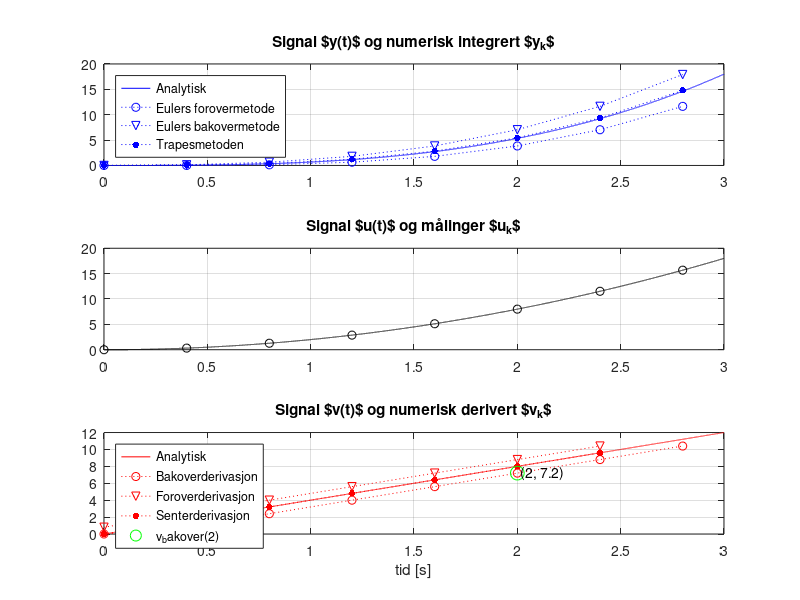

Write MATLAB code to recreate this figure.
%-----------------------------------------------------------------------
%% a) foregår i Simulink

%%

%-----------------------------------------------------------------------
%% b) Numerisk integrasjon og derivasjon i Matlab
% Sammenligning mot analytiske uttrykk
clear; close all; clc


% - - - - - - - - - - - - - - - - - - - - - - - - - - - - - - - - -
% Starter først med "fasiten", hvor vi definerer kontinuerlig "tid"
% og analytiske uttrykk for u(t), y(t) og v(t) tilsvarende
% ligningene (3), (4) og (5) i oppgaven. Det vil si:
%
% u(t) = 2*t^2
% y(t) = 2/3*t^3, integrert av u(t)
% v(t) = 4*t, derivert av u(t)
%
% Liten verdi på "delta_t" her gir tilnærmet kontinuerlig tid.
% Benytter syntaks "tid" for å skille det fra diskret vektor "t"
% som brukes for t(k).
delta_t = 0.0001;
t_slutt = 3;
tid = 0:delta_t:t_slutt;

% Benytter syntaks "u_t", "y_t" og "v_t" for å fremheve at de
% analytiske uttrykkene er tidskontinuerlige.
% Husk elementvise operasjoner!!!!!!!!

u_t = 2*tid.^2;         % analytisk uttrykk for u(t)
y_t = 2/3*tid.^3;         % analytisk uttrykk for y(t)
v_t = 4*tid;         % analytisk uttrykk for v(t)


% Plotter for å sjekke at det ser riktig ut
figure
subplot(3,1,1)
plot(tid, y_t, 'b-')    % "fasit" analytisk uttrykk
grid on
title('Signal $y(t)$ og numerisk integrert $y_{k}$')

subplot(3,1,2)
plot(tid, u_t, 'k-')
grid on
title('Signal $u(t)$ og målinger $u_{k}$')

subplot(3,1,3)
plot(tid, v_t, 'r-')      % "fasit" analytisk uttrykk
grid on
xlabel('tid [s]')
title('Signal $v(t)$ og numerisk derivert $v_{k}$')
% - - - - - - - - - - - - - - - - - - - - - - - - - - - - - - - - -


% Diskret tids- og signalvektor. Plukker ut målinger fra signalet u(t)
% ved å definere en tidsvektor t = [0, Ts, 2*Ts, ..., t_slutt]
% Benytter syntaks "t" og "u" for de diskret vektorene $t_k$ og $u_k$.
% Indeksering av t og u blir da som t(k) og u(k)
T_s = 0.4;              % samme Ts som i oppgave a) i Simulink
t_slutt = 3;
t = 0:T_s:t_slutt;      % diskret tidsvektor $t_k$
u = 2*t.^2;             % diskret målinger $u_k$


% Initialverdier integrasjon
y_EulerF(1) = 0;
y_EulerB(1) = 0;
y_Trapes(1) = 0;

% Initialverdier derivasjon
v_bakover(1) = 0;
v_senter(1) = 0;

for k = 2:length(u)
    % - - - - Integrasjonsrutinene - - - -
    y_EulerF(k) = y_EulerF(k-1) + T_s * u(k-1);
    y_EulerB(k) = y_EulerB(k-1) + T_s * u(k);
    y_Trapes(k) = y_Trapes(k-1) + T_s * 0.5 *(u(k-1)+u(k));

    % - - - - Derivasjonsrutinene - - - -
    v_bakover(k) = (u(k)-u(k-1)) / T_s;
    v_forover(k-1) = (u(k)-u(k-1)) / T_s;
    if k > 2
        v_senter(k-1) = (u(k)-u(k-2)) / (2*T_s);
    end
end

% Går tilbake til figuren, starter med hold on
subplot(3,1,1)
hold on
plot(t(1:k), y_EulerF, 'b:o')
plot(t(1:k), y_EulerB, 'b:v')
plot(t(1:k), y_Trapes, 'b:.','MarkerSize',15)
legend('Analytisk','Eulers forovermetode', ...
    'Eulers bakovermetode','Trapesmetoden',...
    'Location','northwest')

subplot(3,1,2)
hold on
plot(t, u, 'ko')

subplot(3,1,3)
hold on
plot(t(1:k), v_bakover, 'r:o')
plot(t(1:k-1), v_forover, 'r:v')
plot(t(1:k-1), v_senter, 'r:.','MarkerSize',15)

% Calculate the index k for t(k)=2
k = round(2 / T_s) + 1;

% Plot the value of v_bakover(k) at t(k)=2
subplot(3,1,3)
plot(t(k), v_bakover(k), 'go', 'MarkerSize', 10)

% Annotate the value of v_bakover at t(k)=2
text(t(k), v_bakover(k), [' (' num2str(t(k)) ', ' num2str(v_bakover(k)) ')'])

axis('tight')
legend('Analytisk', 'Bakoverderivasjon',...
    'Foroverderivasjon',...
    'Senterderivasjon',...
    'v_bakover(2)',...
    'Location','northwest')

%{
%-----------------------------------------------------------------------
%% c) foregår for hånd





%-----------------------------------------------------------------------
%% d) Numerisk integrasjon som Matlab-funksjon
clear;close all;clc

% Diskret tids- og signalvektor t(k) og u(k).
% Kopier tilsvarende kode fra deloppgave b).
T_s = ..;
t_slutt = 3;
t = ..;
u = ..;

% initialverdi
y(1) = ..;
for ..
    y(k) = EulersForover(..);
end

figure
subplot(2,1,1)
plot(t, u, 'k:o')
grid
title('Signal $u_{k}$')

subplot(2,1,2)
plot(t, y, 'b:o')
grid
title('$y_{k}$, numerisk integrert av $u_{k}$')
legend('Eulers forovermetode')


%- - - - - - - - - - - - - - - - - - - - - - - - - - - - - - -
%% d), generell funksjon for numerisk integrasjon (frivillig)
clear;close all;clc

% Diskret tids- og signalvektor t(k) og u(k).
% Kopier tilsvarende kode fra deloppgave b).
T_s = ..;
t_slutt = 3;
t = ..;
u = ..;

% initialverdi
y1(1) = ..;
y2(1) = ..;
y3(1) = ..;

for ..
    y1(k) = Integrasjon(y1(k-1), T_s, .. , metode='EulersForover');
    y2(k) = Integrasjon(y2(k-1), T_s, .. , metode='EulersBakover');
    y3(k) = Integrasjon(y3(k-1), T_s, .. , metode='Trapes');
end

figure
set(gcf,"Position",[180 130 600 800])

subplot(4,1,1)
% siste element skal ikke være med
bar(t(1:end-1)+T_s/2,u(1:end-1),1,'FaceColor',[0.7 0.7 0.7])
hold on
plot(t,u,'k:o')
grid
title('Estimert arealet under $u_{k}$ ved Eulers forovermetode')
axis([0 3 -5 22])

subplot(4,1,2)
bar(t-T_s/2,u,1,'FaceColor',[0.7 0.7 0.7])
hold on
plot(t,u,'k:o')
grid
title('Estimert arealet under $u_{k}$ ved Euler bakovermetode')
axis([0 3 -5 22])

subplot(4,1,3)
area(t,u,'FaceColor',[0.7 0.7 0.7])
hold on
stem(t,u,'k')
grid
title('Estimert arealet under $u_{k}$ ved trapesmetoden')
axis([0 3 -5 22])

subplot(4,1,4)
plot(t, y1, 'b:o')
hold on
plot(t, y2, 'b:v')
plot(t, y3, 'b:.','markersize',15)
grid
title('$y_{k}$, numerisk integrert av $u_{k}$')
legend('Eulers forovermetode', 'Eulers bakovermetode',...
    'Trapesmetoden','location','northwest')





%-----------------------------------------------------------------------
%% e) Numerisk derivasjon som Matlab-funksjon
clear;close all;clc

% Diskret tids- og signalvektor t(k) og u(k).
% Kopier tilsvarende kode fra deloppgave b).
T_s = ..;
t_slutt = 3;
t = ..;
u = ..;

%initialverdi
v(1) = ..;
for ..
    v(k) = BakoverDerivasjon(.. , ..);
end

figure
subplot(2,1,1)
plot(t, u,'k:o')
grid
title('Signal $u_{k}$')

subplot(2,1,2)
plot(t, v, 'r:o')
grid
title('$v_{k}$, numerisk derivert av $u_{k}$')
legend('Bakoverderivasjon')


%- - - - - - - - - - - - - - - - - - - - - - - - - - - - - - -
%% e) generell funksjon for numerisk derivasjon (frivillig)
clear; close all;clc

% Diskret tids- og signalvektor t(k) og u(k).
% Kopier tilsvarende kode fra deloppgave b).
T_s = ..;
t_slutt = 3;
t = ..;
u = ..;

% initialverdi
v1(..) = ..;   % Bakoverderivasjon
v2(..) = ..;     % Foroverderivasjon
v3(..) = ..;     % Senterderivasjon

for k = ..:length(t)
    v1(k)   = Derivasjon(u(k-2:k), T_s, metode='Bakover');
    v2(k-1) = Derivasjon(u(k-2:k), T_s, metode='Forover');
    v3(k-1) = Derivasjon(u(k-2:k), T_s, metode='Senter');
end

figure
subplot(2,1,1)
plot(t, u,'k:o')
grid
title('Signal $u_{k}$')

subplot(2,1,2)
plot(t, v1, 'r:o')
hold on
plot(t(1:end-1), v2, 'r:v')
plot(t(1:end-1), v3, 'r:.','markersize',15)
grid
title('$v_{k}$, numerisk derivert av $u_{k}$')
legend('Bakoverderivasjon','Foroverderivasjon',...
    'Senterderivasjon','location','southeast')





%-----------------------------------------------------------------------
%% f) Integrasjon av et forsterket signal
clear;close all;clc

% Bestemmer t(k) og u(k)
T_s = 0.4;
t_slutt = 3;
t = 0:T_s:t_slutt;
u = ones(1,length(t));
%u(5:end)=0;

% initialverdi
y1(1) = 0;
y2(1) = 0;

Ki = 0.4;
for k = ..
    y1(k) =    EulersForover(y1(k-1), T_s, Ki*u(k-1));
    y2(k) = Ki*EulersForover(y2(k-1), T_s,    u(k-1));
end

figure
set(gcf,'position',[200 70 600 700])
subplot(3,1,1)
bar(t+T_s/2,u,1,'FaceColor',[0.7 0.7 0.7])
hold on
plot(t, u,'ko')
grid
title('Signal $u_{k}$ og arealet under kurven ved Eulers forovermetode' )
yl = ylim;
ylim(yl*1.3)
xlim([0 3])

subplot(3,1,2)
bar(t+T_s/2,Ki*u,1,'FaceColor',[0.7 0.7 0.7])
hold on
plot(t, Ki*u,'ko')
grid
title(['Signal $K_i{\cdot}u_{k}$ og arealet under',...
    ' kurven ved Eulers forovermetode, $K_i$=',num2str(Ki)])
yl = ylim;
ylim(yl*1.3)
xlim([0 3])

subplot(3,1,3)
plot(t, y1, 'b:o')
hold on
plot(t, y2, 'r:o')
grid
title('Signalene $y_{1,k}$ og $y_{2,k}$')
yl = ylim;
ylim(yl*1.3)
legend('{\tt y1(k) = EulersForover(y1(k-1), T\_s, Ki*u(k-1))}',...
    '{\tt y2(k) = Ki*EulersForover(y2(k-1), T\_s, u(k-1))}',...
    'location','northwest')






%-----------------------------------------------------------------------
%% g) Effekten av støy ved numerisk derivasjon
clear;close all;clc

% Bestemmer t(k) og u(k)
T_s = 0.4;
t_slutt = 3;
t = 0:T_s:t_slutt;
u1 = ones(1,length(t));
u2 = u1 + 0.02*randn(1,length(t));

% initialverdi
y1(1) = 0;     % Eulers forovermetode på signal uten støy
y2(1) = 0;     % Eulers forovermetode på signal med støy

v1(..) = 0;   % bakoverderivasjon av signal uten støy
v2(..) = 0;   % bakoverderivasjon av signal med støy
v3(..) = 0;     % senterderivasjon av signal med støy
for k = 2:length(t)
    y1(k) = Integrasjon(y1(k-1), T_s, u1(k-1:k), metode='EulersForover');
    y2(k) = Integrasjon(y2(k-1), T_s, u2(k-1:k), metode='EulersForover');

    if k ..
        v1(k)   = Derivasjon(u1(k-2:k), T_s, metode='Bakover');
        v2(k)   = Derivasjon(u2(k-2:k), T_s, metode='Bakover');
        v3(k-1) = Derivasjon(u2(k-2:k), T_s, metode='Senter');
    end
end

figure
set(gcf,'position',[100 200 800 600])
subplot(3,2,1)
plot(t, u1, 'k:o')
grid
title('Signal {\tt u1}')
legend('Signal uten st{\o}y',...
    'location','northeast')
ylim([0.8 1.2])

subplot(3,2,2)
plot(t, u2,'k:o')
grid
title('Signal {\tt u2}')
legend('Signal med st{\o}y',...
    'location','northeast')
ylim([0.8 1.2])

subplot(3,2,3)
plot(t, v1, 'r:o')
grid
title('Signal {\tt v1}')
legend('Bakoverderivasjon av signal uten st{\o}y',...
    'location','northeast')
ylim([-0.5 0.5])

subplot(3,2,4)
plot(t, v2, 'r:o')
grid
title('Signal {\tt v2}')
legend('Bakoverderivasjon av signal med st{\o}y',...
    'location','northeast')
ylim([-0.1/T_s 0.1/T_s])

subplot(3,2,5)
plot(t, y1, 'b:o')
hold on
plot(t, y2, 'b:.')
xlabel('tiden $t$ [s]')
grid
title('Signal {\tt y1} og {\tt y2}')
legend('Eulers forovermetode av signal uten st{\o}y',...
    'Eulers forovermetode av signal med st{\o}y',...
    'location','best')

subplot(3,2,6)
plot(t(1:end-1), v3, 'r:.','markersize',15)
title('Signal {\tt v3}')
xlabel('tiden $t$ [s]')
grid
legend('Senterderivasjon av signal med st{\o}y',...
    'location','northeast')
ylim([-0.1/T_s 0.1/T_s])

sgtitle(['Tidsskritt $T_s$=',num2str(T_s),' sekund'])






%-----------------------------------------------------------------------
%% h) Fenomenet nedfolding
clear; close all; clc

f_1 = 0.1;  % Hz
f_2 = 0.3;  % Hz
f_3 = 0.5;  % Hz
f_4 = 0.8;  % Hz
f_5 = 1.3;  % Hz

% "kontinuerlig" tid for analoge signal
t_slutt = 15; % sekund
delta_t = 0.001;
tid = 0:delta_t:t_slutt;  % liten delta_t gir "kontinuerlig" tid

% Bestemmer bestemmer t(k) basert på samplingsfrekvens
f_s = 0.6;     % [Hz], samplingsfrekvens, endre på denne
T_s = ..;   % [sek], sampletid, beregnet fra f_s
t = 0:T_s:t_slutt;

% - - - - - - - - - - - - - - - - - - - - - - - - - - - - -
% Lager et "analogt" og et diskret signal av de fem signalene
% - - - - - - - - - - - - - - - - - - - - - - - - - - - - -
x1_a = sin(2*pi*f_1*tid);   % "analogt" signal
x1_d = sin(2*pi*f_1*t);     % diskret signal

x2_a = sin(2*pi*f_2*tid);
x2_d = sin(2*pi*f_2*t);

x3_a = sin(2*pi*f_3*tid);
x3_d = sin(2*pi*f_3*t);

x4_a = sin(2*pi*f_4*tid);
x4_d = sin(2*pi*f_4*t);

x5_a = sin(2*pi*f_5*tid);
x5_d = sin(2*pi*f_5*t);

% Lager et sammensatt signal av alle
% de 5 signalene
x_a = x1_a + x2_a + x3_a + x4_a + x5_a;
x_d = x1_d + x2_d + x3_d + x4_d + x5_d;

figure
set(gcf,'position',[550 100 550 850])
subplot(7,1,1)
plot(tid, x1_a,'r-', t, x1_d,'b:o')
title(['$x_1(t)=\sin(2\pi',num2str(f_1),'t)$'])

subplot(7,1,2)
plot(tid, x2_a,'r-', t, x2_d,'b:o')
title(['$x_2(t)=\sin(2\pi',num2str(f_2),'t)$'])

subplot(7,1,3)
plot(tid, x3_a,'r-', t, x3_d,'b:o')
title(['$x_3(t)=\sin(2\pi',num2str(f_3),'t)$'])

subplot(7,1,4)
plot(tid, x4_a,'r-', t, x4_d,'b:o')
title(['$x_4(t)=\sin(2\pi',num2str(f_4),'t)$'])

subplot(7,1,5)
plot(tid, x5_a,'r-', t, x5_d,'b:o')
title(['$x_5(t)=\sin(2\pi',num2str(f_5),'t)$'])

sgtitle(['Sampling av analoge signal. ',...
    'Samplingsfrekvens $f_s=$ ',num2str(f_s),' Hz'])

subplot(7,1,6)
plot(tid, x_a,'r-', t, x_d,'bo')
ax = axis;
title(['Analogt signal $x(t)=\sum_{i=1}^5 x_i(t)$ ',...
    'inneholder frekvensomr{\aa}det ',...
    num2str(f_1),'-',num2str(f_5),' Hz'])

subplot(7,1,7)
plot(t, x_d,'b-')
axis(ax)
title(['Med $f_s{=}$',num2str(f_s),' Hz er maksimal',...
    ' frekvens i $x_{k}$ lik $f_N{=}$',num2str(f_s/2),' Hz'])





%-----------------------------------------------------------------------
%% i) FIR-filter
clear; close all; clc

% Bestemmer t(k)
f_s = 10;
T_s = 1/f_s;
t_slutt = 10;
t = 0:T_s:t_slutt;

% Målesignalet x(k) er bare støy
rng(8)
x = rand(1,length(t));

% initialisering
y_FIR(1) = ..;

for k = ..
    M = 10;
    % juster på M her
    y_FIR(k) = ..
end

figure
plot(t, x, 'b','linewidth',1)
hold on
plot(t, y_FIR, 'r-','linewidth',1)
title(['FIR-filtrering, $T_s=$ ',num2str(T_s)])
legend('signal $x_k$',...
    ['$y_{k,FIR}$, $M=$ ',num2str(M)])


%- - - - - - - - - - - - - - - - - - - - - - - - - - - - - - -
%% i) FIR-filter, effekten av M
clear; close all; clc

% Bestemmer t(k)
f_s = 10;
T_s = 1/f_s;
t_slutt = 10;
t = 0:T_s:t_slutt;

% Målesignalet x(k) er bare støy
rng(2)
x = rand(1,length(t));

% initialisering
y_FIR1(1) = ..
y_FIR2(1) = ..
y_FIR3(1) = ..
M = [10, 30, 50];

for k = 2:length(t)
    y_FIR1(k) = FIR_filter(x(1:k),M(1));
    y_FIR2(k) = FIR_filter(x(1:k),M(2));
    y_FIR3(k) = FIR_filter(x(1:k),M(3));
end

figure
plot(t, x, 'b','linewidth',1)
hold on
plot(t, y_FIR1, 'r-','linewidth',1)
plot(t, y_FIR2, 'g-','linewidth',1)
plot(t, y_FIR3, 'k-','linewidth',1)
title(['FIR-filtrering, $T_s=$ ',num2str(T_s)])
legend('signal $x_k$',...
    ['$y_{k,FIR}$, $M=$ ',num2str(M(1))],...
    ['$y_{k,FIR}$, $M=$ ',num2str(M(2))],...
    ['$y_{k,FIR}$, $M=$ ',num2str(M(3))])




%-----------------------------------------------------------------------
%% j) IIR-filter
clear; close all; clc

% Bestemmer t(k)
f_s = 10;
T_s = 1/f_s;
t_slutt = 10;
t = 0:T_s:t_slutt;

% målesignalet x(k) er bare støy
rng(8)
x = rand(1,length(t));

% initialisering
y_IIR(1) = ..
alfa = 0.05;

for k = 2:length(t)
    y_IIR(k) = ..
end

figure
plot(t, x, 'b','linewidth',1)
hold on
plot(t, y_IIR, 'r-','linewidth',1)
title(['IIR-filtrering, $T_s=$ ',num2str(T_s)])
legend('signal $x_k$',...
    ['$y_{k,IIR}$, $\alpha=$ ',num2str(alfa)])


%- - - - - - - - - - - - - - - - - - - - - - - - - - - - - - -
%% j) IIR-filter, effekten av alfa
clear; close all; clc

% Bestemmer t(k)
f_s = 10;
T_s = 1/f_s;
t_slutt = 10;
t = 0:T_s:t_slutt;

% Målesignalet x(k) er bare støy
rng(8)
x = rand(1,length(t));

% initialisering
y_IIR1(1) = ..
y_IIR2(1) = ..
y_IIR3(1) = ..
alfa = [0.05, 0.1, 0.2];

for k = 2:length(t)
    y_IIR1(k) = IIR_filter(y_IIR1(k-1),x(k),alfa(1));
    y_IIR2(k) = IIR_filter(y_IIR2(k-1),x(k),alfa(2));
    y_IIR3(k) = IIR_filter(y_IIR3(k-1),x(k),alfa(3));
end


figure
plot(t, x, 'b','linewidth',1)
hold on
plot(t, y_IIR1, 'r-','linewidth',1)
plot(t, y_IIR2, 'g-','linewidth',1)
plot(t, y_IIR3, 'k-','linewidth',1)
title(['IIR-filtrering, $T_s=$ ',num2str(T_s)])
legend('signal $x_k$',...
    ['$y_{k,IIR}$, $\alpha=$ ',num2str(alfa(1))],...
    ['$y_{k,IIR}$, $\alpha=$ ',num2str(alfa(2))],...
    ['$y_{k,IIR}$, $\alpha=$ ',num2str(alfa(3))])



%-----------------------------------------------------------------------
%% k) Filtrering av ulike testsignal
clear; close all; clc

% Bestemmer t(k)
f_s = 2;      % samplingsfrekvens Hz
T_s = 1/f_s;  % samplingstid sekund
t_slutt = 30;
t = 0:T_s:t_slutt;

% - - - - - - - - - - - - - - - - - - - -
% x1, impuls
% - - - - - - - - - - - - - - - - - - - -
x1 = zeros(1,length(t));
t_impuls = 10;        % tidspunkt impuls
k = t_impuls/T_s+1;   % k*Ts=t_impuls, '+1' pga Matlabindeks
x1(k) = 1;            % en 1'er ved t=t_impuls sekund

% - - - - - - - - - - - - - - - - - - - -
% x2, firkantpuls (sprang opp og ned)
% - - - - - - - - - - - - - - - - - - - -
x2 = zeros(1,length(t));
t_sprang1 = 10;        % tidspunkt sprang start
t_sprang2 = 20;        % tidspunkt sprang slutt
k1 = t_sprang1/T_s+1;  % k1*Ts=t_sprang1
k2 = t_sprang2/T_s+1;  % k2*Ts=t_sprang2
x2(k1:k2) = 1;

% - - - - - - - - - - - - - - - - - - - -
% x3, sinus med frekvens f=0.1 Hz
% - - - - - - - - - - - - - - - - - - - -
f = 0.1;
x3 = 0.1*sin(2*pi*f*t) + 0.2;

% - - - - - - - - - - - - - - - - - - - -
% x4, sinus med støy
% - - - - - - - - - - - - - - - - - - - -
x4 = x3 + 0.03*randn(1,length(t));

% ------------------------------------------------
% Velg hvilket signal som skal filtreres.
x = x1;
% For x1 og x2 er det smart å bruke kurveform = ':x';
% For x3 og x4 er det smart å bruke kurveform = '-';
kurveform = ':x';
% ------------------------------------------------

% initialisering
y_FIR(1) = ..
y_IIR(1) = ..
alfa = 0.3;
M = 10;

for k = 2:length(t)
    y_FIR(k) = FIR_filter(x(1:k),M);
    y_IIR(k) = IIR_filter(y_IIR(k-1),x(k),alfa);
end

figure
subplot(2,2,1)
plot(t, x, ['b',kurveform],'linewidth',1)
grid
title(['signal $x_k$, $f_s=$ ',num2str(f_s),...
    ' Hz, $T_s=$ ',num2str(T_s),' s'])
yl = ylim;
yl = [yl(1)*0.9, yl(2)*1.05];
ylim(yl)

subplot(2,2,2)
plot(t, y_FIR, ['r',kurveform],'linewidth',1)
grid
title(['$y_{k,FIR}$, $M=$ ',num2str(M)])
ylim(yl)

subplot(2,2,3)
plot(t, y_IIR, ['g',kurveform],'linewidth',1)
grid
title(['$y_{k,IIR}$, $\alpha=$ ',num2str(alfa)])
ylim(yl)

subplot(2,2,4)
plot(t, x, ['b',kurveform],'linewidth',1)
hold on
plot(t, y_FIR, ['r',kurveform],'linewidth',1)
grid
title('Sammenligning')
ylim(yl)



%-----------------------------------------------------------------------
%% l) IIR-basert lavpass- og høypassfiltrering av Chirp-signal
clear; close all; clc

% Bestemmer t(k)
f_s = 1000;
T_s = 1/f_s;
t_slutt = 10;
t = 0:T_s:t_slutt;

f_initial = 0.1;
f_target = 10;
t_target = t_slutt;
f = ..
x = ..

y1_IIR(1) = x(1);
alfa = 0.01;

y2_IIR(1) = 0;
a1 = 0.95;
b0 = 0.7;
b1 = -0.7;

for k = 2:length(t)
    y1_IIR(k) = (1-alfa)*y1_IIR(k-1) + alfa*x(k);
    y2_IIR(k) = a1*y2_IIR(k-1) + b0*x(k) + b1*x(k-1);
end

figure
plot(t, x, 'b')
hold on
plot(t, y1_IIR, 'r')
plot(t, y2_IIR, 'g')
title(['IIR-filtrering av chirp-signal, $f_s=$ ',num2str(f_s),' Hz'])
legend('signal $x_k$',...
    ['Lavpass: $y_{k,IIR}$, $\alpha=$ ',num2str(alfa)],...
    ['H{\o}ypass: $y_{k,IIR}$, $a_1=$ ',num2str(a1),...
    ', $b_0=$ ',num2str(b0),', $b_1=$ ',num2str(b1)])
yl = ylim;
ylim(yl*1.1)


%-----------------------------------------------------------------------
%% m) foregår i Simulink




%-----------------------------------------------------------------------
%% n) Demonstrasjon av sampling og nedfolding
%
% Innhold:
%  - Visualisering av sampling i "sanntid"
%  - Velg frekvens f og samplingsfrekvens f_s fra meny
%
% ---------------------------------------------------------

clear; close all; clc

figure
set(gcf,'position',[400 400 650 700])
subplot(3,1,1)

% Høyeste frekvens [Hz] på signalet y(t) som skal samples.
% Juster gjerne på denne og studer effekten
% --------------------------------------------------------
f = 4.2;
% --------------------------------------------------------
T_p = 1/f;           % periode for signalet
delta_t = T_p/20;    % kontinuerlig tid består av 20 punkter i en periode
t_slutt = 6;
tid = 0:delta_t:t_slutt;  % kontinuerlig tid for "analogt" signal

%------------------------------------------------------------
% Velg hvilket signal du vil sample
% Du kan også lage helt egne signal om du vil.
%------------------------------------------------------------
y_t = sin(2*pi*f*tid);
%y_t = sin(2*pi*f*tid) + sin(2*pi*0.5*f*tid);
%y_t = sin(2*pi*f*tid) + sin(2*pi*0.5*f*tid) + sin(2*pi*0.1*f*tid);


% Plotter i sin helhet det analoge signalet yt) som skal samples
plot(tid,y_t,'r')
axis([0 t_slutt min(y_t)*1.1 max(y_t)*1.1])
title(['Analogt sinussignal $y(t)$ med høyeste frekvens $f=',...
    num2str(f),'$ Hz som skal samples.'])

% Initialverdi for samplet signal y(k)
y(1) = y_t(1);

% Indeks for sampling nummer k
k = 1;

% Åpner en dialogboks for input. Svaret fs er en cell
fs = inputdlg('Hvilken samplingsfrekvens vil du bruke? ');
Ts = 1/eval(fs{:});
% lager samplingstidspunkt t(k)
t_k = 0:Ts:t_slutt+Ts;

for i = 1:length(tid)

    % Viser det analoge signalet y(t) i "sanntid" frem til tid(i)
    subplot(3,1,2)
    plot(tid(1:i),y_t(1:i),'r')
    axis([0 t_slutt min(y_t)*1.1 max(y_t)*1.1])
    hold on
    grid on
    title(['Signal $y(t)$ og m{\aa}linger $y_k$,',...
        'samplingsfrekvens $f_s=',num2str(1/Ts), '$'])

    % Sjekker om vi skal sample
    if tid(i) >= t_k(k)
        % tar en måling y(k) av analogt signal y_t
        y(k) = y_t(i);
        k = k + 1;
    end
    plot(t_k(1:k-1),y(1:k-1),'bo')
    drawnow

    % benytter hold off for å unngå at figuren består av 100-vis av linjer
    hold off

    subplot(3,1,3)
    plot(t_k(1:k-1),y(1:k-1),'bo')
    axis([0 t_slutt min(y_t)*1.1 max(y_t)*1.1])
    grid on
    title('M{\aa}linger $y_k$')
    xlabel('tiden $t$ [s]')

end

hold on
plot(t_k(1:k-1),y(1:k-1),'b-')



% ---------------------------------------------------------
%% o)
%
% Innhold:
%  - Oppsamling ved bruk av interp-funksjonen
%  - beregning av sinus med sind-funksjonen
%
% ---------------------------------------------------------


clear; close all; clc

% Fakta om vinkelmålingen
delta_phi = 220;      % antall grader mellom hver måling
T_s = 0.2;            % tidsskritt mellom hver måling
w_d = delta_phi/T_s;  % vinkelhastighet i grader/s
noRounds = 10;         % antall runder rotasjon

% Registrerte vinkelmålinger i grader
VinkelPosMotorB = 0:delta_phi:360*noRounds;
noMeas = length(VinkelPosMotorB);   % antall målinger
t_k = 0:T_s:(noMeas-1)*T_s;   % tidsvektor

% Beregner sinusverdien av vinkelposisjonen
% gitt som y(t) = sin(w*t)

y = sind(w_d*t_k);    % sind() for degrees

% Plotter hvordan motoren har rotert
figure
set(gcf,'position',[285 400 750 500])
subplot(2,2,1)
plot(t_k,VinkelPosMotorB,'bo:')
xlabel('tid [s]')
ylabel('[$^{\circ}$]')
title('Vinkelposisjon $\varphi^{\circ}$ ved',...
    ['vinkelhastighet $\omega_d = ',num2str(w_d),...
    '~[^{\circ}$/s]'])

subplot(2,2,2)
plot(t_k,y,'b:o')
title('Estimat p{\aa} rotasjon, $y_k=\sin(\omega_d{\cdot} t_k)$')
xlabel('tid [s]')

uiwait(msgbox('Trykk OK for å oppsample'))

% Rekonstruerer signalet ved å legge inn
% n målinger og tidspunkt mellom hver
% samplet måling og måletidspunkt. Bruker interp-kommando.
n = 7;
VinkelPosMotorB_up = interp(VinkelPosMotorB,n);
t_k_up = interp(t_k,n);

% Beregner sinus på ny, w_d er den samme
y_up = sind(w_d*t_k_up);

% Plotter på nyi samme figur
subplot(2,2,3)
plot(t_k,VinkelPosMotorB,'bo:')
hold on
plot(t_k_up, VinkelPosMotorB_up,'r.-')
ylabel('[$^{\circ}$]')
title('Oppsamplet vinkelposisjon $\varphi_{up}^{\circ}$')
xlabel('tid [s]')

subplot(2,2,4)
plot(t_k_up, y_up,'rx-')
hold on
plot(t_k,y,'bo:')
xlabel('tid [s]')
title('Reell rotasjon, $y_k=\sin(\omega_d{\cdot} t_{k,up})$')

%}